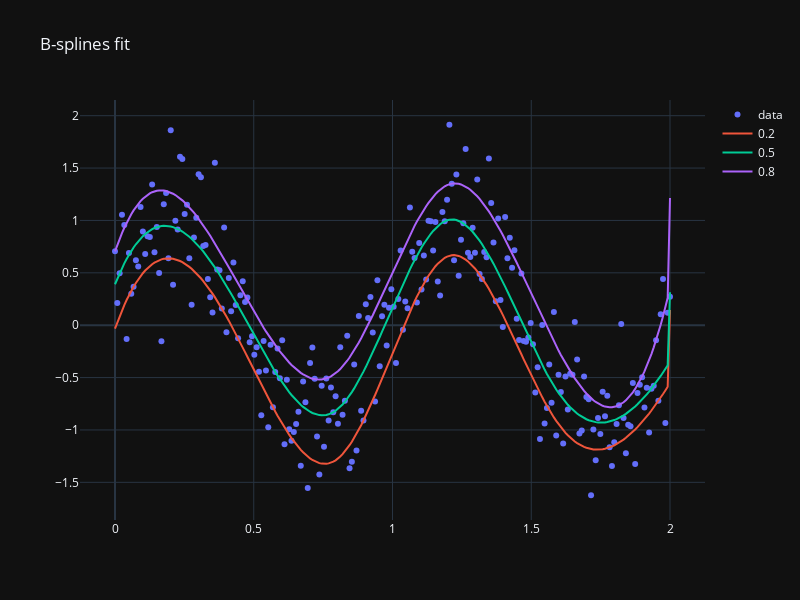

Notebook code for this chart:
### Code cell
obj.take_value().show()

### Figure 1 — Plotly figure (JSON) as saved in the notebook; plotly's stock layout.template omitted (floating-point values rounded to 4 significant figures; data arrays with more than 128 entries replaced by an {"elided": "..."} marker saying what was removed)
{"data": [{"mode": "markers", "name": "data", "type": "scatter", "x": {"elided": "240 float values"}, "y": {"elided": "240 float values"}}, {"mode": "lines", "name": "0.2", "type": "scatter", "x": {"elided": "240 float values"}, "y": {"elided": "240 float values"}}, {"mode": "lines", "name": "0.5", "type": "scatter", "x": {"elided": "240 float values"}, "y": {"elided": "240 float values"}}, {"mode": "lines", "name": "0.8", "type": "scatter", "x": {"elided": "240 float values"}, "y": {"elided": "240 float values"}}], "layout": {"height": 600, "title": {"text": "B-splines fit"}, "width": 800}}
